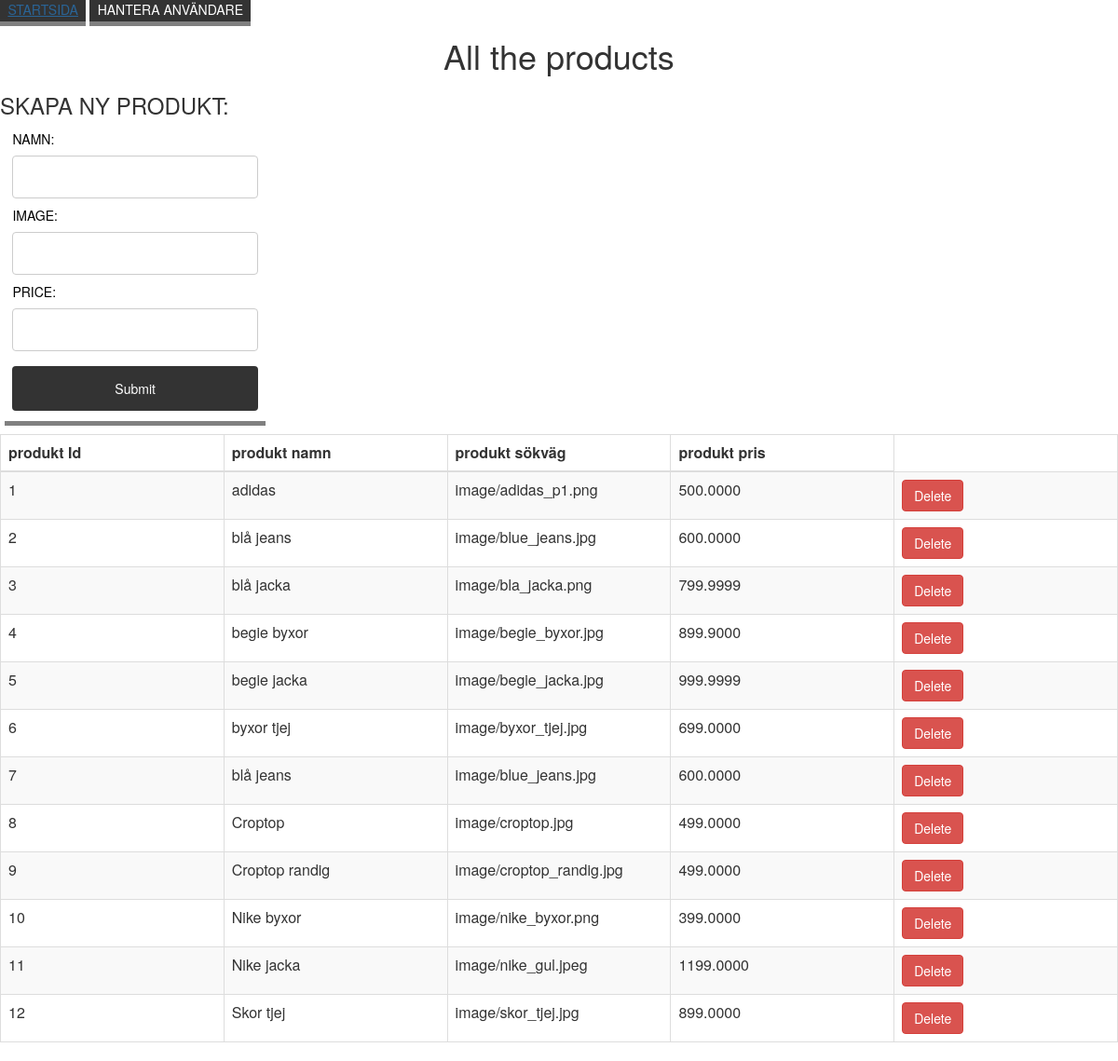
The page /view_product.php on the database its author committed.
### tables this page shows
create table products(
id int(8) primary key auto_increment,
name varchar(32),
image varchar(32),
price decimal(18,4)
);

### view_product.php (the view, shortened to what this page needs)
<html>
<head lang="sv">
     <link rel="stylesheet" type="text/css" href="style.css">
    <link type="text/css" rel="stylesheet" href="bootstrap-3.2.0-dist\css\bootstrap.css">
</head>
<body>
     <a class="start-link" href="index.php">Startsida</a>
    <a class="prod-link" href="view_users.php"¨>Hantera användare</a>
<div class="table-scrol">
    <h1 align="center">All the products</h1>
    <h3>SKAPA NY PRODUKT:</h3>
    <form class="new-prod" action="submit-prod.php" method="POST">
            Namn: <input type="text" name="name"><br>
            image: <input type="text" name="image"><br>
            price: <input type="text" name="price"><br>
            <input type="submit">
    </form>
<div class="table-responsive">
    <table class="table table-bordered table-hover table-striped" style="table-layout: fixed">
        <thead>
        <tr>
            <th>produkt Id</th>
            <th>produkt namn</th>
            <th>produkt sökväg</th>
            <th>produkt pris</th>
        </tr>
        </thead>
        <?php
        $dbc = mysqli_connect("localhost","gual@gual.kronhus.tk","Gusald14910385","gual");
        $view_prod_query="select * from products";
       mysqli_query($dbc,"SET NAMES utf8");
        $run=mysqli_query($dbc,$view_prod_query);
        while($row=mysqli_fetch_array($run))
        {
            $id=$row[0];
            $name=$row[1];
            $image=$row[2];
            $price=$row[3];
        ?>
        <tr>
            <td><?php echo $id;  ?></td>
            <td><?php echo $name;  ?></td>
            <td><?php echo $image;  ?></td>
            <td><?php echo $price;  ?></td>
            <td><a href="delete-prod.php?del=<?php echo $id ?>"><button class="btn btn-danger">Delete</button></a></td>
        </tr>
        <?php } ?>
    </table>
        </div>
</div>
</body>

### style.css (style rules this page uses)
.start-link { background-color: #333; box-shadow: 0 5px 0 grey; color: white; padding: 0.2em 0.6em; margin-top: 15px; text-decoration: none; text-transform: uppercase; }
.prod-link, .user-link { background-color: #333; box-shadow: 0 5px 0 grey; color: white; padding: 0.2em 0.6em; margin-top: 15px; text-decoration: none; text-transform: uppercase; }
.new-prod { float: left; margin-left:5px; background-color: white; box-shadow: 0 5px 0 grey; color: black; padding: 0.2em 0.6em; text-decoration: none; text-transform: uppercase; }
.new-prod input[type=text], select { width: 100%; padding: 12px 20px; margin: 8px 0; display: inline-block; border: 1px solid #ccc; border-radius: 4px; box-sizing: border-box; }
.new-prod input[type=submit] { width: 100%; background-color: #333; color: white; padding: 14px 20px; margin: 8px 0; border: none; border-radius: 4px; cursor: pointer; }

### view_product.php (style rules this page uses)
.table { margin-top: 50px; }

### rows shown on the page
products: id "1", name "adidas", image "image/adidas_p1.png", price "500.0000"
products: id "2", name "blå jeans", image "image/blue_jeans.jpg", price "600.0000"
products: id "3", name "blå jacka", image "image/bla_jacka.png", price "799.9999"
products: id "4", name "begie byxor", image "image/begie_byxor.jpg", price "899.9000"
products: id "5", name "begie jacka", image "image/begie_jacka.jpg", price "999.9999"
products: id "6", name "byxor tjej", image "image/byxor_tjej.jpg", price "699.0000"
products: id "7", name "blå jeans", image "image/blue_jeans.jpg", price "600.0000"
products: id "8", name "Croptop", image "image/croptop.jpg", price "499.0000"
products: id "9", name "Croptop randig", image "image/croptop_randig.jpg", price "499.0000"
products: id "10", name "Nike byxor", image "image/nike_byxor.png", price "399.0000"
products: id "11", name "Nike jacka", image "image/nike_gul.jpeg", price "1199.0000"
products: id "12", name "Skor tjej", image "image/skor_tjej.jpg", price "899.0000"
